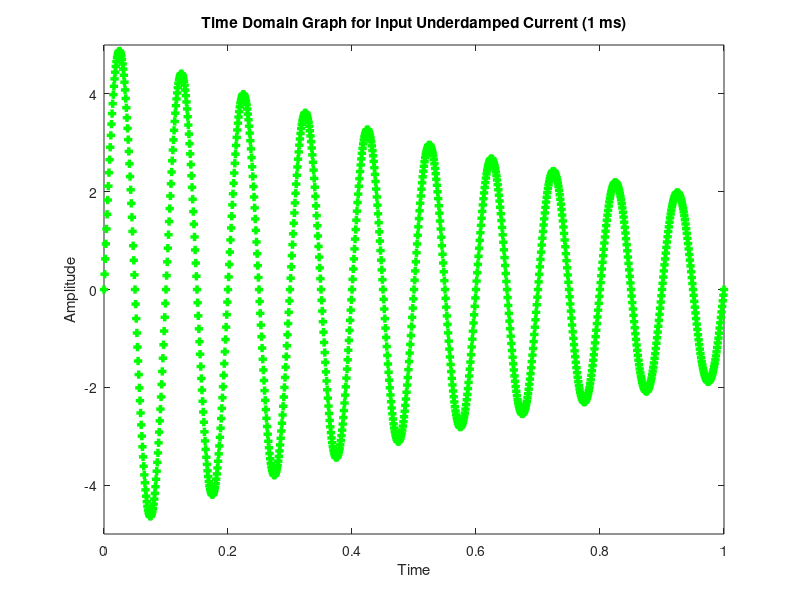

This figure's MATLAB source: (Note: this script raises an error after producing the figure.)
clc;
%0.1.1 Generalized method of computing transfer function of an equivalent
%0.1.2 transformer RLC ladder network.
%0.1.3 This is a driver code. For testing the effectiveness of the
%0.1.4 algorithm in the tester_code_underdampedInput_xxx.m file, first generate all
%0.1.5 processing data using this code (choose a particular value of the number 
%0.1.6 of coils in the transformer (n) then run the program for all 
%0.1.7 values of the location/node of partial discharge (i) from 2 to n 
%0.1.8 (both inclusive).
%1.0 Defining experimentally controlled variables
%1.0 Defining experimentally controlled variables
    %1.1.1 Number of RLC ladders (physically speaking, coils in the TF)
    %1.1.2 n should be between 3 and 7 (both included)
    n=4;
    %1.2.1 Partial discharge in the form of a current source Is
    %1.2.2 (to be defined later) Is=?
    %1.3.1 Location of node of partial discharge development (i):
    %1.3.2 Right now only ALONG the winding
    %1.2.3 i should be between 2 and n (both included)
    i=3;
%***********************************************************************    
%2.0 Defining ladder nw constants:
Rs=1.33;Cs=0.6;Cg=0.933;Ls=0.4310;
M=[0.2392,0.1435,0.0947,0.0496,zeros(1,n-5)];
%***********************************************************************    
%3.0 Constructing matrices useful for state space representation:
%3.1 Inductance (L) Matrix
L=zeros(n,n);
for r= 1:n
    for c= 1:n
        if r == c 
            L(r,c)=Ls;
        else
            L(r,c)=M(abs(r-c));
        end
    end
end
%3.2 Resistance (R) Matrix
R=Rs*eye(n);
%3.3.1 (S,SL1,SL2,SN1,SN2) Matrices
%3.3.2 L derived from when Live (node) shorted (to GND)
%3.3.3 N derived from when Neutral (node) shorted (to GND)
S=[-eye(n),zeros(n,1)]+[zeros(n,1),eye(n)];
SL1=S;SL1(:,1)=[];
SL2=zeros(n,1);SL2(i-1,:)=1;
SN1=S;SN1(:,end)=[];
SN2=zeros(n,1);SN2(i,:)=1;
%3.4 Capacitance (C) Matrix with spinoffs (CL1,CN1)
tmp=eye(n+1);tmp(1,1)=1/2;tmp(end,end)=1/2;
C=(Cg+2*Cs)*tmp+(-Cs)*[zeros(n,1),eye(n);zeros(1,n+1)]+(-Cs)*[zeros(1,n+1);eye(n),zeros(n,1)];
CL1=C;CL1(1,:)=[];CL1(:,1)=[];
CN1=C;CN1(end,:)=[];CN1(:,end)=[];
%***********************************************************************    
%4.0 Define (A),(B),(C),(D) matrices (State Space Representation):
    %But first, define (M),(-G),(T1):
    ML=[L,zeros(n,n);zeros(n,n),CL1];
    GL=-[-R,-SL1;SL1.',zeros(n,n)];
    T1L=[zeros(n,1);SL2];
    MN=[L,zeros(n,n);zeros(n,n),CN1];
    GN=-[-R,-SN1;SN1.',zeros(n,n)];
    T1N=[zeros(n,1);SN2];
AL=-ML\GL;
BL=ML\T1L;
AN=-MN\GN;
BN=MN\T1N;
tmpL=zeros(1,2*n);tmpL(:,1)=1;
tmpN=zeros(1,2*n);tmpN(:,n)=1;
CL=-Cs*AL(n+1,:)+tmpL;
DL=-Cs*BL(n+1,:);
CN=Cs*AN(2*n,:)+tmpN;
DN=Cs*BN(2*n,:);
%*********************************************************************** 
%5.0 Convert State Space Representation (SSR) into Transfer Function (TF)
[TFLb,TFLa]=ss2tf(AL,BL,CL,DL);
sysL=tf(TFLb,TFLa)
filenameL=['sysL_' num2str(n) '_' num2str(i)];
save(filenameL,'sysL');
[TFNb,TFNa]=ss2tf(AN,BN,CN,DN);
filenameN=['sysN_' num2str(n) '_' num2str(i)];
sysN=tf(TFNb,TFNa)
save(filenameN,'sysN');
%***********************************************************************
%6.0 Plot obtained TF responses, etc.
%Define Partial Discharge input as a time varying current function, here,
%an underdamped sinusoidal signal
dt=1e-3;
t = 0:dt:1;
impulse= t==0;
A=5;f=10;%10kHz as time is in ms
x=A*exp(-1e0*abs(t)).*(1*sin(2*pi*f*t)+0*cos(2*pi*f*t));
%Save the Partial Discharge inputs for later use (verification)
filename=['x_time_domain_underdampedInput.mat'];
save(filename,'x');
%Show and save the time domain input partial discharge.
figure('units','normalized','outerposition',[0 0 1 1])
plot(t,x,'g+','LineWidth',2.5);
title(['Time Domain Graph for Input Underdamped Current (1 ms)']);
axis([0 1 -5 5]);
xlabel('Time');
ylabel('Amplitude');
ax = gca;
ax.FontSize = 13;
legend({'y = s'},'Location','northwest')
filename=['x_time_domain_underdampedInput'];
saveas(gcf,filename,'png')
pause(0.5);
%computing output values in frequency domain: 
%yL(s) = Line Short Circuit Current
%and yN(s) = Neutral Short Circuit Current
%Note that lsim function convolves the sysL/sysN (Transfer Function)
%with input (x(t)) in time domain, giving time domain short circuit
%Line/Neutral currents.
yL=(fft(lsim(sysL,x,t)));
yN=(fft(lsim(sysN,x,t)));
%The aim of this code was to compute (for given values of n, i and time domain
%partial discharge input function), the two output function yL(s) and yN(s)
%values and store them. Why? Since I am not actually experimenting on a real
%transformer, I can use these output values (as test inputs) to test the
%ability of the algorithm to detect the location of partial discharge for a
%given value of n and two sets of output values yL(t) and yLN(t) 
%(equivalently yL(s) and yN(s) in frequency domain).
len=length(yL);
q=-(len-1)/2:(len-1)/2;
filenameL=['yL_' num2str(n) '_' num2str(i) '_underdampedInput.mat'];
save(filenameL,'yL');
filenameN=['yN_' num2str(n) '_' num2str(i) '_underdampedInput.mat'];
save(filenameN,'yN');
%Computing Transfer Function values in frequency domain
xLimp=(fft(lsim(sysL,impulse,t)));
xNimp=(fft(lsim(sysN,impulse,t)));
%Applying Frequency Domain Relation (FDR) equation for both pairs of
%transfer functions and outputs. Therefore, theoritically speaking, both
%xL(s) and xN(s) are the fourier transform (frequency domain values) of the 
%same input partial discharge signal x(t).
xL=yL./xLimp;
xN=yN./xNimp;
%Obviously, Fourier Transform values cannot be plotted in 2D plane against
%frequency axis as the values are complex numbers. So we compute the
%magnitudes and plot them against frequency axis. 
%In other words, we plot the fourier spectrum of xL(s) and xN(s) 
fxL=sqrt(xL.*conj(xL));
fxN=sqrt(xN.*conj(xN));
%Show and save the predicted time domain frequency plots (magnitudes) of 
%partial discharge inputs.
plot(q,fxN,'--b','LineWidth',6)
hold on 
plot(q,fxL,':r','LineWidth',6)
hold off
title(['Fourier spectrum plots obained from transfer functions corresponding to n= ' num2str(n) ' and i= ' num2str(i) ' for pulse input']);
axis([0 2000 0 15]);
xlabel('Frequency');
ylabel('Amplitude');
ax = gca;
ax.FontSize = 13;
legend({'y = fxN','y = fxL'},'Location','northwest')
filename=['fxN_vs_fxL_' num2str(n) '_' num2str(i) '_underdampedInput'];
saveas(gcf,filename,'png')
%Evaluation of correctness of Partial Discharge predictions
correlation=corrcoef(xN,xL)
rmse_mtxN_mtxL=mean(sqrt((xN-xL).*conj(xN-xL)))
%***********************************************************************    